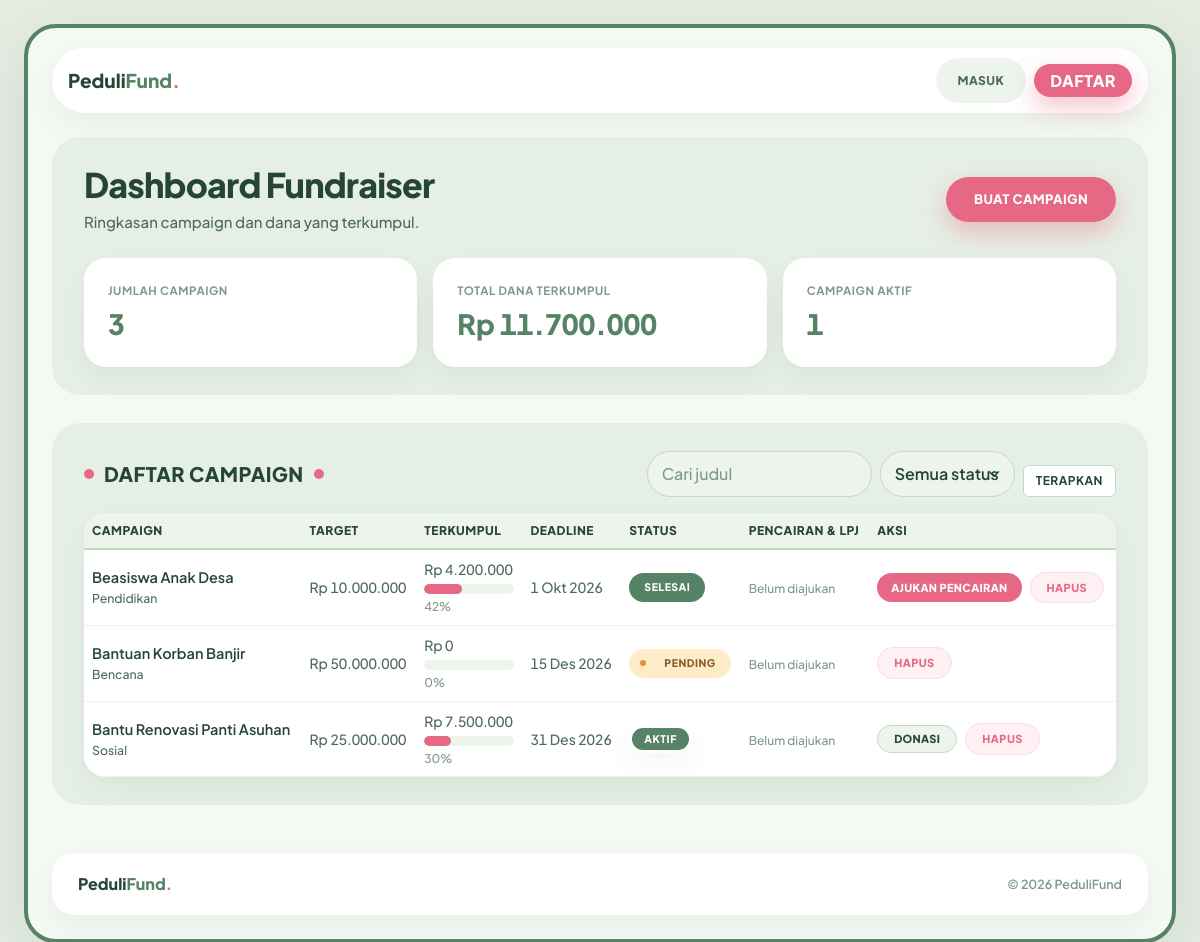
The app's page /dashboard_fundraiser.php with its own data.
### tables this page shows
CREATE TABLE IF NOT EXISTS campaign (
    id_campaign INT AUTO_INCREMENT PRIMARY KEY,
    id_fundraiser INT NOT NULL,
    judul VARCHAR(255) NOT NULL,
    jenis VARCHAR(100) NOT NULL,
    target_dana DECIMAL(15,2) NOT NULL,
    dana_terkumpul DECIMAL(15,2) DEFAULT 0.00,
    deadline DATE NOT NULL,
    dokumen_campaign VARCHAR(255) NOT NULL,
    status_campaign ENUM('Pending', 'Aktif', 'Ditolak', 'Selesai') DEFAULT 'Pending',
    deskripsi TEXT NOT NULL,
    gambar_campaign VARCHAR(255) NULL,
    CONSTRAINT fk_campaign_pengguna
        FOREIGN KEY (id_fundraiser) REFERENCES pengguna (id_user)
        ON DELETE CASCADE ON UPDATE CASCADE
);

### app/controllers/CampaignController.php (called while the page is built, shortened)
<?php
class CampaignController
{
    private CampaignEntity $campaignEntity;
    private ?PencairanEntity $pencairanEntity;
    private ?UserCredentialsDB $userModel;
    public function __construct(
        CampaignEntity $campaignEntity,
        ?PencairanEntity $pencairanEntity = null,
        ?UserCredentialsDB $userModel = null,
        ?PencairanController $pencairanController = null
    ) {
        $this->campaignEntity = $campaignEntity;
        $this->pencairanEntity = $pencairanEntity;
        $this->userModel = $userModel;
    }
    public function tampilkanDashboard(): void
    {
        $idFundraiser = idPenggunaAktif();
        $hariIni = date('Y-m-d');
        $this->campaignEntity->tutupCampaignKedaluwarsa($idFundraiser, $hariIni);
        $cari = trim((string) ($_GET['cari'] ?? ''));
        $filterStatus = trim((string) ($_GET['status'] ?? ''));
        if (!in_array($filterStatus, CampaignEntity::DAFTAR_STATUS, true)) {
            $filterStatus = '';
        }
        $ringkasan = $this->campaignEntity->ambilRingkasanFundraiser($idFundraiser);
        $daftarCampaign = $this->campaignEntity->ambilDaftarByFundraiser($idFundraiser, $cari, $filterStatus);
        $akunFundraiser = $this->userModel !== null ? $this->userModel->ambilBerdasarkanId($idFundraiser) : null;
        $daftarIdCampaign = array_map(static fn (array $c): int => (int) $c['id_campaign'], $daftarCampaign);
        $pencairanPerCampaign = $this->pencairanEntity !== null
            ? $this->pencairanEntity->ambilTerbaruByDaftarCampaign($daftarIdCampaign)
            : [];
        $tagihanLpj = $this->pencairanEntity !== null
            ? $this->pencairanEntity->ambilTagihanLpjFundraiser($idFundraiser)
            : [];
        require __DIR__ . '/../../views/dashboard_fundraiser.php';
    }
}

### dashboard_fundraiser.php (called while the page is built)
<?php
require_once 'app/bootstrap.php';
$campaignEntity = new CampaignEntity($pdo);
$pencairanEntity = new PencairanEntity($pdo);
$userModel = new UserCredentialsDB($pdo);
$pencairanController = new PencairanController($pencairanEntity, $campaignEntity, $userModel, $pdo);
$controller = new CampaignController($campaignEntity, $pencairanEntity, $userModel, $pencairanController);
$controller->tampilkanDashboard();

### app/models/UserCredentialsDB.php (called while the page is built, shortened)
<?php
class UserCredentialsDB
{
    private PDO $pdo;
    public function __construct(PDO $pdo)
    {
        $this->pdo = $pdo;
    }
    public function ambilBerdasarkanId(int $idUser): ?array
    {
        $sql = "SELECT id_user, email, role, status_akun, suspend_sampai FROM pengguna WHERE id_user = :id_user LIMIT 1";
        $pernyataan = $this->pdo->prepare($sql);
        $pernyataan->execute([':id_user' => $idUser]);
        $hasil = $pernyataan->fetch(PDO::FETCH_ASSOC);
        return $hasil !== false ? $hasil : null;
    }
}

### app/helpers/fungsi.php (called while the page is built, shortened)
<?php
function e($teks): string
{
    return htmlspecialchars((string) $teks, ENT_QUOTES, 'UTF-8');
}
function formatRupiah($angka): string
{
    return 'Rp ' . number_format((float) $angka, 0, ',', '.');
}
function formatTanggal($tanggal): string
{
    $waktu = strtotime((string) $tanggal);
    $daftarBulan = [
        1 => 'Jan', 2 => 'Feb', 3 => 'Mar', 4 => 'Apr',
        5 => 'Mei', 6 => 'Jun', 7 => 'Jul', 8 => 'Agu',
        9 => 'Sep', 10 => 'Okt', 11 => 'Nov', 12 => 'Des'
    ];
    $hari = date('j', $waktu);
    $bulan = $daftarBulan[(int) date('n', $waktu)] ?? date('M', $waktu);
    $tahun = date('Y', $waktu);
    return $hari . ' ' . $bulan . ' ' . $tahun;
}
function hitungPersen($terkumpul, $target): int
{
    $target = (float) $target;
    $persen = (int) round(((float) $terkumpul / $target) * 100);
    return (int) min(100, max(0, $persen));
}
function kelasBadgeStatus($status): string
{
    $kelas = [
        'Pending'       => 'pf-badge--pending',
        'Menunggu'      => 'pf-badge--pending',
        'Aktif'         => 'pf-badge--aktif',
        'Disetujui'     => 'pf-badge--aktif',
        'Dicairkan'     => 'pf-badge--aktif',
        'Valid'         => 'pf-badge--aktif',
        'Ditolak'       => 'pf-badge--ditolak',
        'Dibekukan'     => 'pf-badge--ditolak',
        'Selesai'       => 'pf-badge--selesai',
        'Terverifikasi' => 'pf-badge--selesai',
    ];
    return $kelas[$status] ?? 'pf-badge--netral';
}

### app/models/CampaignEntity.php (called while the page is built, shortened)
<?php
class CampaignEntity
{
    private PDO $pdo;
    public function __construct(PDO $pdo)
    {
        $this->pdo = $pdo;
    }
    public function ambilRingkasanFundraiser(int $idFundraiser): array
    {
        $sql = "SELECT COUNT(*) AS jumlah_campaign,
                       COALESCE(SUM(dana_terkumpul), 0) AS total_dana_terkumpul,
                       COALESCE(SUM(CASE WHEN status_campaign = 'Aktif' THEN 1 ELSE 0 END), 0) AS campaign_aktif
                FROM campaign
                WHERE id_fundraiser = :id_fundraiser";
        $pernyataan = $this->pdo->prepare($sql);
        $pernyataan->execute([':id_fundraiser' => $idFundraiser]);
        $ringkasan = $pernyataan->fetch();
        return [
            'jumlah_campaign'      => (int) ($ringkasan['jumlah_campaign'] ?? 0),
            'total_dana_terkumpul' => (float) ($ringkasan['total_dana_terkumpul'] ?? 0.0),
            'campaign_aktif'       => (int) ($ringkasan['campaign_aktif'] ?? 0),
        ];
    }
    public function ambilDaftarByFundraiser(int $idFundraiser, string $cari = '', string $statusFilter = ''): array
    {
        $sql = 'SELECT * FROM campaign WHERE id_fundraiser = :id_fundraiser';
        $parameter = [':id_fundraiser' => $idFundraiser];
        $cari = trim($cari);
        $statusFilter = trim($statusFilter);
        $sql .= ' ORDER BY id_campaign DESC';
        $pernyataan = $this->pdo->prepare($sql);
        $pernyataan->execute($parameter);
        return $pernyataan->fetchAll();
    }
}

### app/models/PencairanEntity.php (called while the page is built, shortened)
<?php
class PencairanEntity
{
    private PDO $pdo;
    public function __construct(PDO $pdo)
    {
        $this->pdo = $pdo;
    }
    public function ambilTerbaruByDaftarCampaign(array $daftarIdCampaign): array
    {
        $daftarId = array_values(array_unique(array_filter(array_map('intval', $daftarIdCampaign), static fn (int $id): bool => $id > 0)));
        $placeholders = implode(',', array_fill(0, count($daftarId), '?'));
        $sql = "SELECT * FROM pencairan_dana WHERE id_campaign IN ({$placeholders}) ORDER BY id_pencairan ASC";
        $pernyataan = $this->pdo->prepare($sql);
        $pernyataan->execute($daftarId);
        $terpetakan = [];
        foreach ($pernyataan->fetchAll(PDO::FETCH_ASSOC) as $baris) {
            $terpetakan[(int) $baris['id_campaign']] = $baris;
        }
        return $terpetakan;
    }
}

### views/dashboard_fundraiser.php (the view, shortened to what this page needs)
<?php
require __DIR__ . '/layout/header.php';
$akunDibekukan = ($akunFundraiser['status_akun'] ?? 'Aktif') === 'Dibekukan';
$adaTagihanLpj = !empty($tagihanLpj);
$bisaBuatCampaign = !$akunDibekukan && !$adaTagihanLpj;
?>
<section class="bagian-halaman">
    <div class="pf-tray">
        <div class="d-flex flex-wrap justify-content-between align-items-center gap-3 mb-4">
            <div>
                <h1 class="pf-h1">Dashboard Fundraiser</h1>
                <p class="pf-subjudul mb-0 mt-1">Ringkasan campaign dan dana yang terkumpul.</p>
            </div>
            <?php if ($bisaBuatCampaign): ?>
                <a class="btn-pf-cta" href="<?= e(BASE_URL) ?>/buat_campaign.php">Buat Campaign</a>
            <?php else: ?>
                <button class="btn-pf-outline" type="button" disabled title="Selesaikan kewajiban LPJ / masa pembekuan terlebih dahulu">Buat Campaign</button>
            <?php endif; ?>
        </div>
        <div class="row g-3">
            <div class="col-md-4">
                <div class="pf-card h-100 p-4">
                    <p class="pf-metrik-label">Jumlah Campaign</p>
                    <p class="pf-metrik-nilai"><?= e((string) $ringkasan['jumlah_campaign']) ?></p>
                </div>
            </div>
            <div class="col-md-4">
                <div class="pf-card h-100 p-4">
                    <p class="pf-metrik-label">Total Dana Terkumpul</p>
                    <p class="pf-metrik-nilai"><?= e(formatRupiah($ringkasan['total_dana_terkumpul'])) ?></p>
                </div>
            </div>
            <div class="col-md-4">
                <div class="pf-card h-100 p-4">
                    <p class="pf-metrik-label">Campaign Aktif</p>
                    <p class="pf-metrik-nilai"><?= e((string) $ringkasan['campaign_aktif']) ?></p>
                </div>
            </div>
        </div>
    </div>
</section>
<section class="bagian-halaman">
    <div class="pf-tray">
        <div class="d-flex flex-wrap justify-content-between align-items-center gap-3 mb-3">
            <h2 class="pf-modul-judul">Daftar Campaign</h2>
            <form class="row g-2 align-items-end pf-filter" method="get" action="<?= e(BASE_URL) ?>/dashboard_fundraiser.php">
                <div class="col-auto">
                    <input class="form-control" type="search" id="cari" name="cari" placeholder="Cari judul" value="<?= e($cari) ?>">
                </div>
                <div class="col-auto">
                    <select class="form-select" id="status" name="status">
                        <option value="">Semua status</option>
                    </select>
                </div>
                <div class="col-auto">
                    <button class="btn" type="submit">Terapkan</button>
                </div>
            </form>
        </div>
        <div class="pf-card pf-card-tabel">
            <div class="table-responsive">
                <table class="table table-hover align-middle mb-0">
                    <thead>
                        <tr>
                            <th scope="col">Campaign</th>
                            <th scope="col">Target</th>
                            <th scope="col">Terkumpul</th>
                            <th scope="col">Deadline</th>
                            <th scope="col">Status</th>
                            <th scope="col">Pencairan &amp; LPJ</th>
                            <th scope="col">Aksi</th>
                        </tr>
                    </thead>
                    <tbody>
                        <?php if ($daftarCampaign === []): ?>
                            <tr>
                                <td class="text-center py-4" colspan="7">Belum ada campaign yang sesuai.</td>
                            </tr>
                        <?php else: ?>
                            <?php foreach ($daftarCampaign as $campaign): ?>
                                <?php
                                $persen = hitungPersen($campaign['dana_terkumpul'], $campaign['target_dana']);
                                $idCampaign = (int) $campaign['id_campaign'];
                                $pencairan = $pencairanPerCampaign[$idCampaign] ?? null;
                                $layakCair = $campaign['status_campaign'] === 'Selesai'
                                    && (string) $campaign['deadline'] < $hariIni
                                    && (float) $campaign['dana_terkumpul'] > 0
                                    && ($pencairan === null || $pencairan['status_pengajuan'] === 'Ditolak');
                                $sudahDisetujui = $pencairan !== null && $pencairan['status_pengajuan'] === 'Disetujui';
                                ?>
                                <tr>
                                    <td>
                                        <div class="fw-semibold pf-teks-judul"><?= e($campaign['judul']) ?></div>
                                        <div class="small"><?= e($campaign['jenis']) ?></div>
                                    </td>
                                    <td class="pf-angka"><?= e(formatRupiah($campaign['target_dana'])) ?></td>
                                    <td>
                                        <div class="pf-angka"><?= e(formatRupiah($campaign['dana_terkumpul'])) ?></div>
                                        <div class="progress mt-1" role="progressbar" aria-label="Progress dana" aria-valuenow="<?= e((string) $persen) ?>" aria-valuemin="0" aria-valuemax="100">
                                            <div class="progress-bar" style="width: <?= e((string) $persen) ?>%"></div>
                                        </div>
                                        <small class="pf-teks-bantu"><?= e((string) $persen) ?>%</small>
                                    </td>
                                    <td class="pf-angka"><?= e(formatTanggal($campaign['deadline'])) ?></td>
                                    <td><span class="pf-badge <?= e(kelasBadgeStatus($campaign['status_campaign'])) ?>"><span class="pf-badge-pil"><?= e($campaign['status_campaign']) ?></span></span></td>
                                    <td>
                                        <?php if ($pencairan === null): ?>
                                            <span class="pf-teks-bantu">Belum diajukan</span>
                                        <?php elseif ($pencairan['status_pengajuan'] === 'Menunggu'): ?>
                                            <span class="pf-badge pf-badge--pending"><span class="pf-badge-pil">Menunggu Review</span></span>
                                        <?php endif; ?>
                                    </td>
                                    <td>
                                        <div class="d-flex flex-wrap gap-2 align-items-center">
                                            <?php if ($campaign['status_campaign'] === 'Aktif'): ?>
                                                <a class="btn-pf-outline py-1 px-3" style="font-size: 11px;" href="<?= e(BASE_URL) ?>/donasi.php?id=<?= e((string) $campaign['id_campaign']) ?>">Donasi</a>
                                            <?php endif; ?>
                                            <?php if ($layakCair): ?>
                                                <a class="btn-pf-cta btn-pf-tabel" href="<?= e(BASE_URL) ?>/pengajuan_pencairan.php?id_campaign=<?= e((string) $idCampaign) ?>">
                                                    <?= $pencairan !== null ? 'Ajukan Ulang' : 'Ajukan Pencairan' ?>
                                                </a>
                                            <?php endif; ?>
                                            <?php if (!$sudahDisetujui): ?>
                                                <form method="post" action="<?= e(BASE_URL) ?>/hapus_campaign.php" onsubmit="return confirm('Hapus campaign ini?');" class="m-0">
                                                    <button class="btn-pf-hapus" type="submit">Hapus</button>
                                                </form>
                                            <?php endif; ?>
                                        </div>
                                    </td>
                                </tr>
                            <?php endforeach; ?>
                        <?php endif; ?>
                    </tbody>
                </table>
            </div>
        </div>
    </div>
</section>
<?php require __DIR__ . '/layout/footer.php'; ?>

### records on screen
campaign: judul "Beasiswa Anak Desa", jenis "Pendidikan", target_dana "Rp 10.000.000", dana_terkumpul "Rp 4.200.000", persen "42", deadline "1 Okt 2026", status_campaign "SELESAI", shows "AJUKAN PENCAIRAN"
campaign: judul "Bantuan Korban Banjir", jenis "Bencana", target_dana "Rp 50.000.000", dana_terkumpul "Rp 0", persen "0", deadline "15 Des 2026", status_campaign "PENDING"
campaign: judul "Bantu Renovasi Panti Asuhan", jenis "Sosial", target_dana "Rp 25.000.000", dana_terkumpul "Rp 7.500.000", persen "30", deadline "31 Des 2026", status_campaign "AKTIF"

### other values on screen
$ringkasan['jumlah_campaign'] "3"
formatRupiah($ringkasan['total_dana_terkumpul']) "Rp 11.700.000"
$ringkasan['campaign_aktif'] "1"
